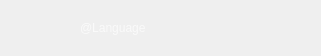
<?xml version="1.0" encoding="UTF-8"?>
<ui version="4.0">
 <class>LanguageItem</class>
 <widget class="FramedButton" name="LanguageItem">
  <property name="geometry">
   <rect>
    <x>0</x>
    <y>0</y>
    <width>321</width>
    <height>56</height>
   </rect>
  </property>
  <property name="minimumSize">
   <size>
    <width>0</width>
    <height>56</height>
   </size>
  </property>
  <property name="maximumSize">
   <size>
    <width>16777215</width>
    <height>56</height>
   </size>
  </property>
  <property name="cursor">
   <cursorShape>PointingHandCursor</cursorShape>
  </property>
  <property name="styleSheet">
   <string notr="true">QPushButton {
    border: 1px solid transparent;
}</string>
  </property>
  <property name="checkable">
   <bool>true</bool>
  </property>
  <property name="autoExclusive">
   <bool>true</bool>
  </property>
  <layout class="QHBoxLayout" name="horizontalLayout" stretch="1,0,0,0,0">
   <property name="spacing">
    <number>0</number>
   </property>
   <property name="leftMargin">
    <number>0</number>
   </property>
   <property name="topMargin">
    <number>0</number>
   </property>
   <property name="rightMargin">
    <number>25</number>
   </property>
   <property name="bottomMargin">
    <number>0</number>
   </property>
   <item>
    <spacer name="horizontalSpacer_2">
     <property name="orientation">
      <enum>Qt::Horizontal</enum>
     </property>
     <property name="sizeType">
      <enum>QSizePolicy::Fixed</enum>
     </property>
     <property name="sizeHint" stdset="0">
      <size>
       <width>30</width>
       <height>20</height>
      </size>
     </property>
    </spacer>
   </item>
   <item alignment="Qt::AlignLeft">
    <widget class="QCheckBox" name="bttn_icon">
     <property name="minimumSize">
      <size>
       <width>50</width>
       <height>56</height>
      </size>
     </property>
     <property name="maximumSize">
      <size>
       <width>76</width>
       <height>56</height>
      </size>
     </property>
     <property name="mouseTracking">
      <bool>false</bool>
     </property>
     <property name="focusPolicy">
      <enum>Qt::NoFocus</enum>
     </property>
     <property name="styleSheet">
      <string notr="true">* {
    background-color: transparent;
    border: none;
}

QAbstractButton::indicator {
    border: none;
    width: 0px;
}
</string>
     </property>
     <property name="icon">
      <iconset resource="../resources.qrc">
       <normaloff>:/textures/Common/icons/ico/Unknown.ico</normaloff>:/textures/Common/icons/ico/Unknown.ico</iconset>
     </property>
     <property name="iconSize">
      <size>
       <width>48</width>
       <height>48</height>
      </size>
     </property>
     <property name="checkable">
      <bool>true</bool>
     </property>
    </widget>
   </item>
   <item>
    <widget class="QLabel" name="text">
     <property name="minimumSize">
      <size>
       <width>100</width>
       <height>0</height>
      </size>
     </property>
     <property name="maximumSize">
      <size>
       <width>100</width>
       <height>16777215</height>
      </size>
     </property>
     <property name="styleSheet">
      <string notr="true">QLabel {
    font: 16px &quot;Open Sans&quot;;
    color: rgba(250,250,250,250);
}</string>
     </property>
     <property name="text">
      <string>@Language</string>
     </property>
    </widget>
   </item>
   <item>
    <widget class="QLabel" name="check">
     <property name="minimumSize">
      <size>
       <width>28</width>
       <height>28</height>
      </size>
     </property>
     <property name="maximumSize">
      <size>
       <width>28</width>
       <height>28</height>
      </size>
     </property>
     <property name="pixmap">
      <pixmap resource="../resources.qrc">:/textures/Common/icons/icon_greenOk.png</pixmap>
     </property>
     <property name="margin">
      <number>5</number>
     </property>
    </widget>
   </item>
   <item>
    <spacer name="horizontalSpacer">
     <property name="orientation">
      <enum>Qt::Horizontal</enum>
     </property>
     <property name="sizeHint" stdset="0">
      <size>
       <width>65</width>
       <height>20</height>
      </size>
     </property>
    </spacer>
   </item>
  </layout>
 </widget>
 <customwidgets>
  <customwidget>
   <class>FramedButton</class>
   <extends>QPushButton</extends>
   <header>plugins.h</header>
   <container>1</container>
  </customwidget>
 </customwidgets>
 <resources>
  <include location="../resources.qrc"/>
 </resources>
 <connections>
  <connection>
   <sender>LanguageItem</sender>
   <signal>toggled(bool)</signal>
   <receiver>bttn_icon</receiver>
   <slot>setChecked(bool)</slot>
   <hints>
    <hint type="sourcelabel">
     <x>11</x>
     <y>31</y>
    </hint>
    <hint type="destinationlabel">
     <x>42</x>
     <y>23</y>
    </hint>
   </hints>
  </connection>
  <connection>
   <sender>LanguageItem</sender>
   <signal>toggled(bool)</signal>
   <receiver>check</receiver>
   <slot>setVisible(bool)</slot>
   <hints>
    <hint type="sourcelabel">
     <x>285</x>
     <y>36</y>
    </hint>
    <hint type="destinationlabel">
     <x>210</x>
     <y>26</y>
    </hint>
   </hints>
  </connection>
  <connection>
   <sender>LanguageItem</sender>
   <signal>clicked(bool)</signal>
   <receiver>LanguageItem</receiver>
   <slot>trigger()</slot>
   <hints>
    <hint type="sourcelabel">
     <x>12</x>
     <y>53</y>
    </hint>
    <hint type="destinationlabel">
     <x>5</x>
     <y>1</y>
    </hint>
   </hints>
  </connection>
  <connection>
   <sender>bttn_icon</sender>
   <signal>toggled(bool)</signal>
   <receiver>LanguageItem</receiver>
   <slot>setChecked(bool)</slot>
   <hints>
    <hint type="sourcelabel">
     <x>67</x>
     <y>50</y>
    </hint>
    <hint type="destinationlabel">
     <x>311</x>
     <y>25</y>
    </hint>
   </hints>
  </connection>
 </connections>
 <slots>
  <signal>doubleClicked()</signal>
  <slot>trigger()</slot>
 </slots>
</ui>
